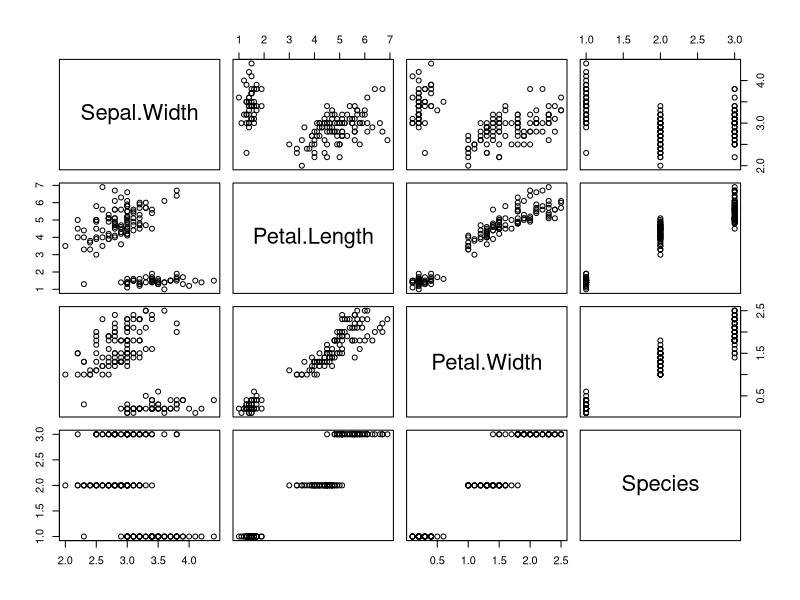

The R script that drew this image:
## ---- chunk 1
str(iris)
plot(iris[,-1])
## ---- chunk 2
#| echo: false
2 * 2 
